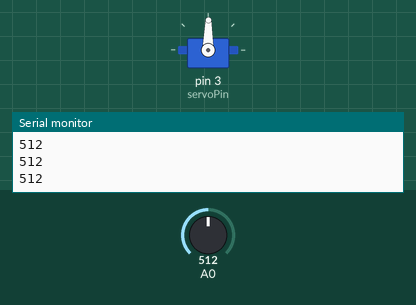
Simulated run of this sketch. Board: Arduino Uno, built with avr-gcc and run on an emulated ATmega328P. Parts: servo, the last lines printed to the serial monitor. The test bench sets the inputs (shaded band); at power-on: A0 = 512.

Above: at 1.2 s.
1.3 s: A0 set to 716
At 2.0 s:
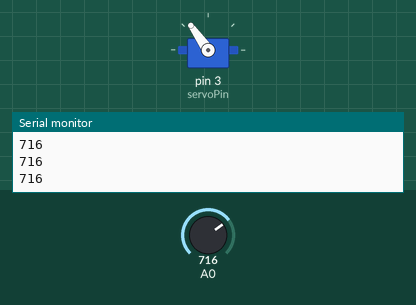
2.8 s: A0 set to 900
At 3.2 s:
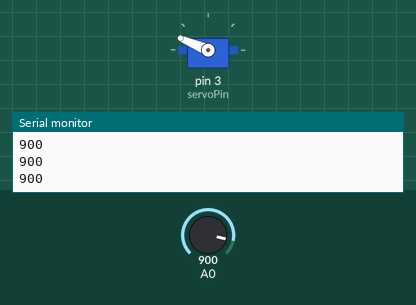
4.3 s: A0 set to 1023
At 5.5 s:
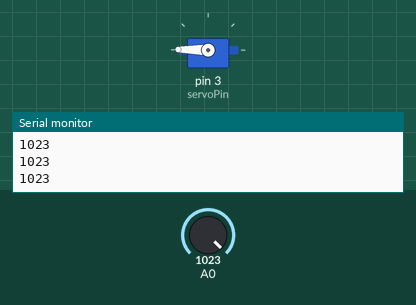
5.8 s: A0 set to 306
At 6.8 s:
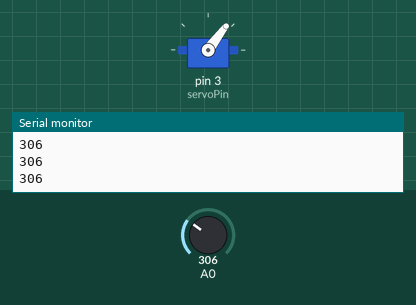
7.3 s: A0 set to 122
At 7.8 s:
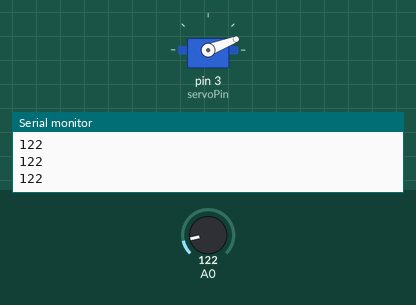
8.8 s: A0 set to 511
At 10.1 s:
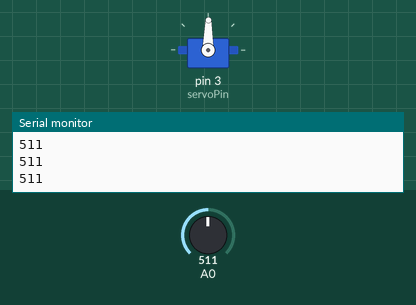
Timing chart, 0 to 11.3 s (numbered marks = the images above; inputs shaded):
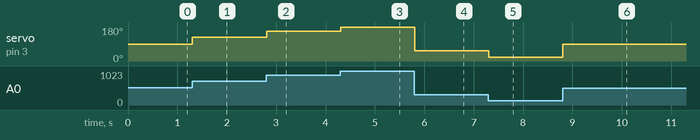

Measured:
- after the input at 1.3 s, servo on pin 3 (servoPin): 89° → 125° at once
- after the input at 2.8 s, servo on pin 3 (servoPin): 125° → 157° at once
- after the input at 4.3 s, servo on pin 3 (servoPin): 157° → 179° at once
- after the input at 5.8 s, servo on pin 3 (servoPin): 179° → 53° at once
- after the input at 7.3 s, servo on pin 3 (servoPin): 53° → 21° at once
- after the input at 8.8 s, servo on pin 3 (servoPin): 21° → 89° at once

The sketch:

2_servo.ino
```cpp
#include "Servo.h"  // include the servo library

Servo servoMotor;  // creates an instance of the servo object to control a servo
int servoPin = 3;  // Control pin for servo motor

void setup() {
  Serial.begin(9600);  // initialize serial communications
  // attaches the servo on pin 3 to the servo object
  servoMotor.attach(servoPin);
}

void loop() {
  int analogValue = analogRead(A0);  // read the analog input
  Serial.println(analogValue);       // print it

  // if your sensor's range is less than 0 to 1023, you'll need to
  // modify the map() function to use the values you discovered:
  int servoAngle = map(analogValue, 0, 1023, 0, 179);

  // move the servo using the angle from the sensor:
  servoMotor.write(servoAngle);
}
```
